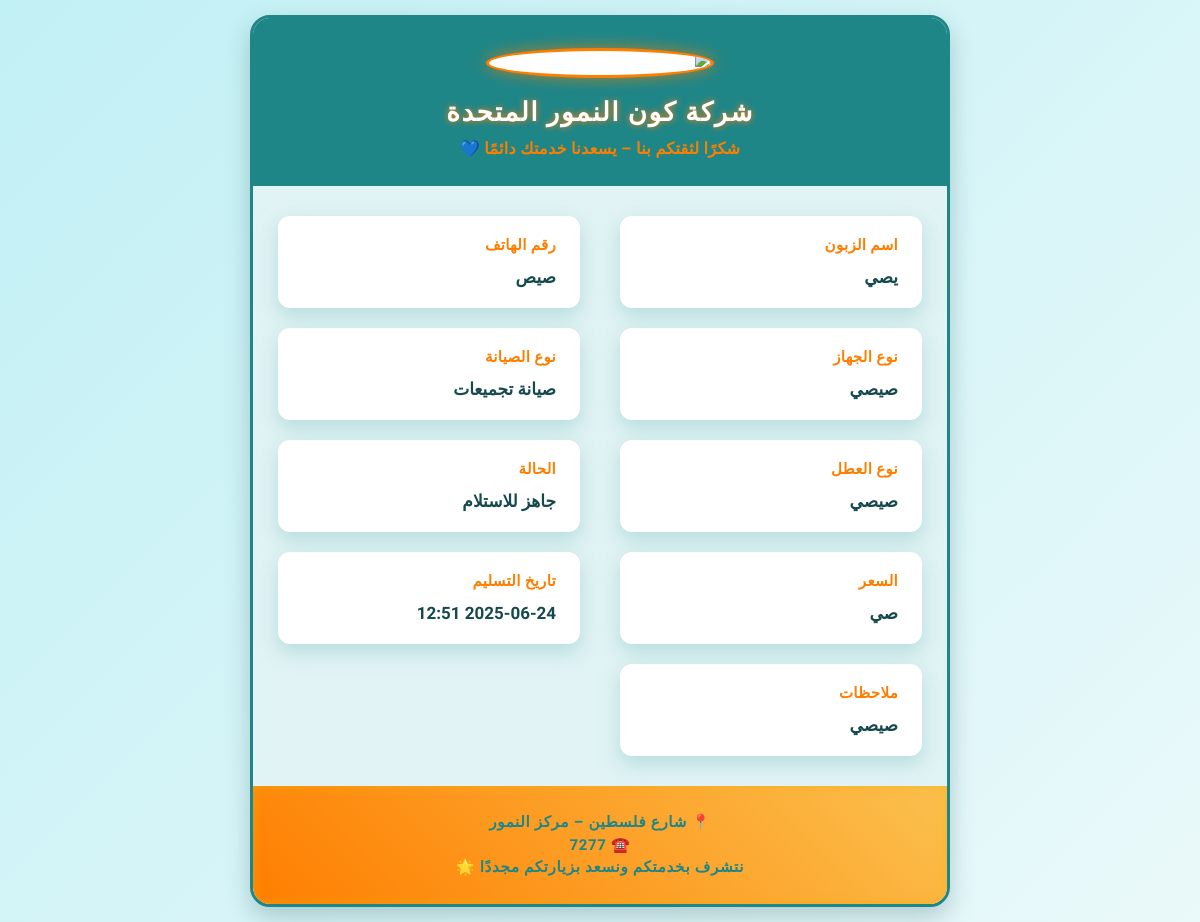
The page /device/5c6d2d2f-709d-4540-a452-1fd8b6def274/ on the database its author committed.
### maintenance/models.py (models this page shows, shortened)
class MaintenanceRecord(models.Model):
    MAINTENANCE_CHOICES = [
        ('صيانة هواتف', '📱 صيانة هواتف'),
        ('صيانة تجميعات', '💻 صيانة تجميعات'),
        ('صيانة أجهزة الألعاب', '🎮 صيانة أجهزة الألعاب'),
    ]
    STATUS_CHOICES = [
        ('قيد الفحص', '🔍 قيد الفحص'),
        ('قيد الصيانة', '🛠️ قيد الصيانة'),
        ('جاهز للاستلام', '✅ جاهز للاستلام'),
        ('تم التسليم', '📦 تم التسليم'),
    ]
    serial = models.CharField(max_length=100, unique=True, editable=False, default=uuid.uuid4)
    name = models.CharField("اسم الزبون", max_length=100)
    phone = models.CharField("رقم الهاتف", max_length=20)
    price = models.CharField("السعر", max_length=100)
    issue = models.CharField("نوع العطل", max_length=200)
    device = models.CharField("نوع الجهاز", max_length=100)
    maintenance_type = models.CharField("نوع الصيانة", max_length=100, choices=MAINTENANCE_CHOICES)
    employee = models.CharField("اسم الموظف", max_length=100)
    receiver = models.CharField("موظف الاستلام", max_length=100)
    date_time = models.DateTimeField("وقت الاستلام", default=timezone.now)
    delivery_time = models.DateTimeField("وقت التسليم")
    status = models.CharField("حالة الجهاز", max_length=50, choices=STATUS_CHOICES)
    notes = models.TextField("ملاحظات", blank=True)

### maintenance/views.py (the view)
# urls.py: path('device/<str:serial>/', device_detail_view, name='device_detail'),
def device_detail_view(request, serial):
    record = get_object_or_404(MaintenanceRecord, serial=serial)
    return render(request, 'maintenance/device_detail.html', {'record': record})

### maintenance/templates/maintenance/device_detail.html (shortened to what this page needs)
<!DOCTYPE html>
<html lang="ar" dir="rtl">
<head>
</head>
<body>
  <main class="container" role="main" aria-label="تفاصيل الجهاز">
    <header class="header">
      <img src="https://i.postimg.cc/6pjDTsnL/logo.png" alt="شعار شركة كون النمور المتحدة" />
      <h1>شركة كون النمور المتحدة</h1>
      <div class="thanks">شكرًا لثقتكم بنا – يسعدنا خدمتك دائمًا 💙</div>
    </header>
    <section class="info">
      <p><strong>اسم الزبون</strong> {{ record.name }}</p>
      <p><strong>رقم الهاتف</strong> {{ record.phone }}</p>
      <p><strong>نوع الجهاز</strong> {{ record.device }}</p>
      <p><strong>نوع الصيانة</strong> {{ record.maintenance_type }}</p>
      <p><strong>نوع العطل</strong> {{ record.issue }}</p>
      <p><strong>الحالة</strong> {{ record.status }}</p>
      <p><strong>السعر</strong> {{ record.price }}</p>
      <p><strong>تاريخ التسليم</strong> {{ record.delivery_time|date:"Y-m-d H:i" }}</p>
      <p><strong>ملاحظات</strong> {{ record.notes|default:"لا توجد ملاحظات" }}</p>
    </section>
    <footer class="footer" role="contentinfo">
      📍 شارع فلسطين – مركز النمور<br />
      ☎️ 7277<br />
      نتشرف بخدمتكم ونسعد بزيارتكم مجددًا 🌟
    </footer>
  </main>
</body>
</html>

### maintenance/templates/maintenance/device_detail.html (style rules this page uses)
* { box-sizing: border-box; margin: 0; padding: 0; }
html, body { height: 100%; font-family: 'Cairo', sans-serif; background: linear-gradient(135deg, #c1f0f5 0%, #eaf9fa 100%); color: #15494d; -webkit-font-smoothing: antialiased; -moz-osx-font-smoothing: grayscale; overflow-x: hidden; -webkit-text-size-adjust: 100%; -webkit-tap-highlight-color: transparent; line-height: 1.5; }
body { display: flex; justify-content: center; align-items: center; padding: 15px; min-height: 100vh; }
.container { background: #fff; max-width: 700px; width: 100%; border-radius: 20px; border: 3px solid #1f8687; box-shadow: 0 10px 25px rgba(21, 73, 77, 0.25); overflow: hidden; animation: fadeInScale 0.5s ease forwards; }
.header { background: #1f8687; color: #fff; text-align: center; padding: 30px 20px 25px; user-select: none; }
.header img { width: 80px; height: 80px; border-radius: 50%; border: 3px solid #fe7e00; box-shadow: 0 0 15px #fe7e00aa; margin-bottom: 15px; background-color: #fff; object-fit: cover; }
.header h1 { font-weight: 900; font-size: 26px; letter-spacing: 1.5px; margin-bottom: 5px; text-shadow: 0 0 6px #fe7e00; }
.header .thanks { font-weight: 700; font-size: 16px; color: #fe7e00; letter-spacing: 0.3px; }
.info { padding: 30px 25px; display: grid; grid-template-columns: repeat(auto-fit, minmax(260px, 1fr)); gap: 20px 40px; background: #e1f3f4; }
.info p { background: #fff; border-radius: 12px; box-shadow: 0 8px 20px #a0d1d3aa; padding: 16px 22px; font-size: 17px; font-weight: 600; color: #15494d; user-select: text; transition: background-color 0.3s ease, color 0.3s ease; cursor: default; border: 2px solid transparent; word-break: break-word; }
.info p strong { display: block; margin-bottom: 8px; color: #fe7e00; font-weight: 900; font-size: 15px; letter-spacing: 0.3px; }
.footer { text-align: center; padding: 25px 20px; font-size: 15px; color: #1f8687; background: linear-gradient(45deg, #fe7e00 0%, #fbc04d 100%); font-weight: 700; letter-spacing: 0.7px; user-select: none; box-shadow: inset 0 0 12px #f3b30d88; }

### rows shown on the page
MaintenanceRecord: name "يصي", phone "صيص", device "صيصي", maintenance_type "صيانة تجميعات", issue "صيصي", status "جاهز للاستلام", price "صي", delivery_time "2025-06-24 12:51", notes "صيصي"
